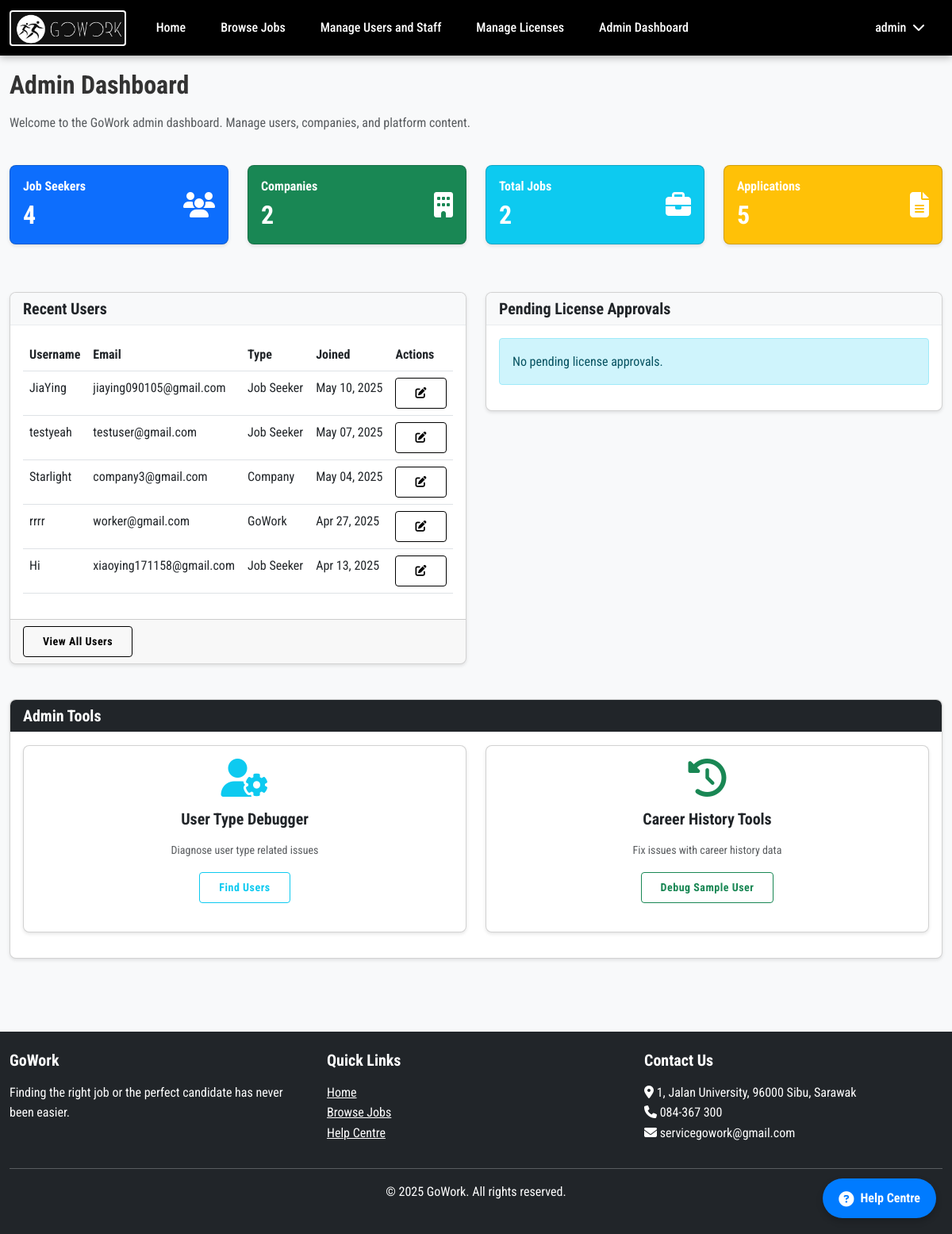
Screenshot of /pages/admin/dashboard.php (signed in) with the database file from the repository.
### tables this page shows
CREATE TABLE `users` (
  `user_id` int(11) NOT NULL,
  `username` varchar(50) NOT NULL,
  `email` varchar(100) NOT NULL,
  `password` varchar(255) NOT NULL,
  `profile_picture` varchar(255) DEFAULT NULL,
  `user_type` int(11) NOT NULL,
  `created_at` timestamp NOT NULL DEFAULT current_timestamp(),
  `updated_at` timestamp NOT NULL DEFAULT current_timestamp() ON UPDATE current_timestamp()
);

### pages/admin/dashboard.php (the view, shortened to what the rows shown need)
<?php
require_once '../../includes/database.php';
require_once '../../includes/functions.php';
$totalJobs = countTotalJobs();
$totalJobSeekers = countUsersByType(USER_TYPE_JOBSEEKER);
$totalCompanies = countUsersByType(USER_TYPE_COMPANY);
$totalApplications = countTotalApplications();
$recentUsers = fetchAll(
    "SELECT * FROM users ORDER BY created_at DESC LIMIT 5"
);
require_once '../../includes/header.php';
?>
<div class="container">
    <div class="row mb-4">
        <div class="col-12">
            <h2>Admin Dashboard</h2>
        </div>
    </div>
    <div class="row mb-4">
        <div class="col-md-3 mb-3">
            <div class="card bg-primary text-white">
                <div class="card-body">
                    <div class="d-flex justify-content-between align-items-center">
                        <div>
                            <h2 class="mt-2 mb-0"><?php echo $totalJobSeekers; ?></h2>
                        </div>
                    </div>
                </div>
            </div>
        </div>
        <div class="col-md-3 mb-3">
            <div class="card bg-success text-white">
                <div class="card-body">
                    <div class="d-flex justify-content-between align-items-center">
                        <div>
                            <h2 class="mt-2 mb-0"><?php echo $totalCompanies; ?></h2>
                        </div>
                    </div>
                </div>
            </div>
        </div>
        <div class="col-md-3 mb-3">
            <div class="card bg-info text-white">
                <div class="card-body">
                    <div class="d-flex justify-content-between align-items-center">
                        <div>
                            <h2 class="mt-2 mb-0"><?php echo $totalJobs; ?></h2>
                        </div>
                    </div>
                </div>
            </div>
        </div>
        <div class="col-md-3 mb-3">
            <div class="card bg-warning text-white">
                <div class="card-body">
                    <div class="d-flex justify-content-between align-items-center">
                        <div>
                            <h2 class="mt-2 mb-0"><?php echo $totalApplications; ?></h2>
                        </div>
                    </div>
                </div>
            </div>
        </div>
    </div>
    <div class="row">
        <div class="col-md-6 mb-4">
            <div class="card">
                <div class="card-body">
                    <?php if (!empty($recentUsers)): ?>
                        <div class="table-responsive">
                            <table class="table table-hover">
                                <thead>
                                    <tr>
                                        <th>Username</th>
                                        <th>Email</th>
                                        <th>Type</th>
                                        <th>Joined</th>
                                        <th>Actions</th>
                                    </tr>
                                </thead>
                                <tbody>
                                    <?php foreach ($recentUsers as $user): ?>
                                        <tr>
                                            <td><?php echo htmlspecialchars($user['username']); ?></td>
                                            <td><?php echo htmlspecialchars($user['email']); ?></td>
                                            <td>
                                                <?php
                                                $userTypeText = '';
                                                switch ($user['user_type']) {
                                                    case USER_TYPE_JOBSEEKER:
                                                        $userTypeText = 'Job Seeker';
                                                        break;
                                                    case USER_TYPE_COMPANY:
                                                        $userTypeText = 'Company';
                                                        break;
                                                    case USER_TYPE_GOWORK:
                                                        $userTypeText = 'GoWork';
                                                        break;
                                                }
                                                echo $userTypeText;
                                                ?>
                                            </td>
                                            <td><?php echo date('M d, Y', strtotime($user['created_at'])); ?></td>
                                            <td>
                                                <a href="<?php echo SITE_URL; ?>/pages/admin/edit_user.php?id=<?php echo $user['user_id']; ?>" class="btn btn-sm btn-outline-primary">
                                                    <i class="fas fa-edit"></i>
                                                </a>
                                            </td>
                                        </tr>
                                    <?php endforeach; ?>
                                </tbody>
                            </table>
                        </div>
                    <?php else: ?>
                        <div class="alert alert-info">
                            No recent users.
                        </div>
                    <?php endif; ?>
                </div>
            </div>
        </div>
    </div>
</div>
<?php
require_once '../../includes/footer.php';
?>

### includes/header.php (shortened to what the rows shown need)
<?php
$root_path = $_SERVER['DOCUMENT_ROOT'] . '/';
require_once $root_path . 'includes/functions.php';
?>
<!DOCTYPE html>
<html lang="en">
<head>
    <link href="https://cdn.jsdelivr.net/npm/bootstrap@5.3.0/dist/css/bootstrap.min.css" rel="stylesheet">
    <link rel="stylesheet" href="https://cdnjs.cloudflare.com/ajax/libs/font-awesome/6.4.0/css/all.min.css">
    <link rel="stylesheet" href="<?php echo SITE_URL; ?>/assets/css/main.css">
    <link rel="stylesheet" href="<?php echo SITE_URL; ?>/assets/css/dropdown-fix.css">
</head>
<body>
    <nav class="navbar navbar-expand-lg navbar-dark fixed-top">
        <div class="container position-relative">
            <div class="collapse navbar-collapse" id="navbarNav">
                <ul class="navbar-nav">
                    <?php if (isLoggedIn()): ?>
                        <li class="nav-item dropdown d-none d-lg-block">
                            <a class="nav-link dropdown-toggle" href="#" id="navbarDropdown" role="button" data-bs-toggle="dropdown" aria-expanded="false">
                                <?php
                                $user = getCurrentUser();
                                echo htmlspecialchars($user['username']);
                                ?> <i class="fas fa-chevron-down ms-1"></i>
                            </a>
                        </li>
                    <?php endif; ?>
                </ul>
            </div>
        </div>
    </nav>
</body>
</html>

### rows the page displays
users: username "admin"
users: username "JiaYing", email "jiaying090105@gmail.com", user_type "Job Seeker", created_at "May 10, 2025"
users: username "testyeah", email "testuser@gmail.com", user_type "Job Seeker", created_at "May 07, 2025"
users: username "Starlight", email "company3@gmail.com", user_type "Company", created_at "May 04, 2025"
users: username "rrrr", email "worker@gmail.com", user_type "GoWork", created_at "Apr 27, 2025"
users: username "Hi", email "xiaoying171158@gmail.com", user_type "Job Seeker", created_at "Apr 13, 2025"

### other values shown
$totalJobSeekers "4"
$totalCompanies "2"
$totalJobs "2"
$totalApplications "5"
SITE_NAME "GoWork"
